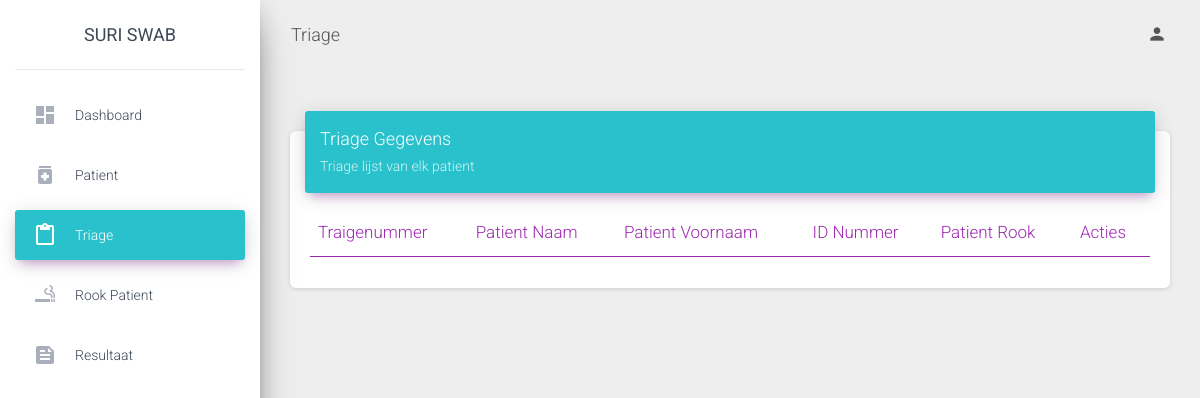
/laborant/view/triage.php (signed in), run on an earlier commit of the app's database.
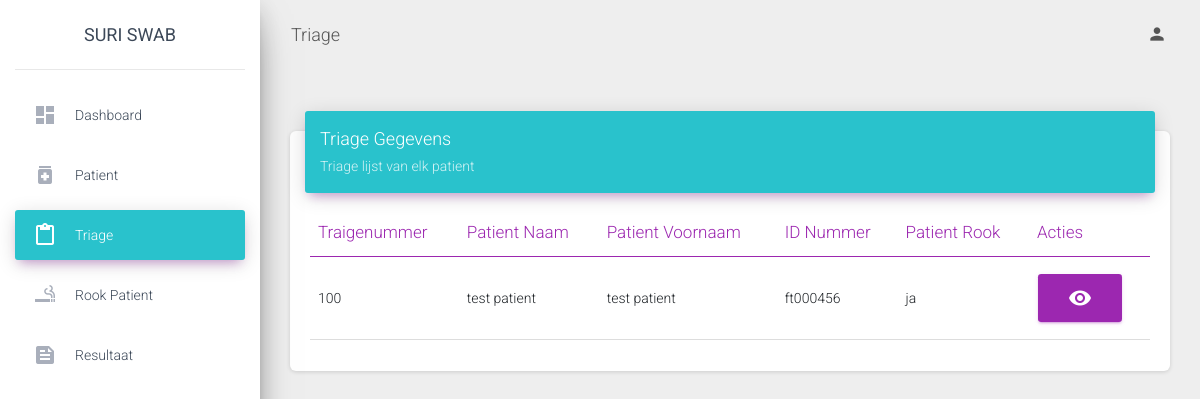
And on a later commit of the database.
### tables this page shows
CREATE TABLE `triage` (
  `triagenummer` int(11) NOT NULL,
  `id_patient` int(11) NOT NULL,
  `id_gebruikers` int(11) NOT NULL,
  `datum_traige` date NOT NULL,
  `ziekten` varchar(30) NOT NULL,
  `contact_naam` varchar(30) NOT NULL,
  `contact_datum` date NOT NULL,
  `contact_omschrijving` text NOT NULL,
  `contact` text NOT NULL,
  `bewezen` varchar(30) NOT NULL,
  `contact_ziek` varchar(30) NOT NULL,
  `roken` varchar(30) NOT NULL,
  `hoesten` varchar(30) NOT NULL,
  `kortademig` varchar(30) NOT NULL,
  `keelpijn` varchar(30) NOT NULL,
  `koorts` varchar(30) NOT NULL,
  `rillingen` varchar(30) NOT NULL,
  `hoofdpijn` varchar(30) NOT NULL,
  `spierpijn` varchar(30) NOT NULL,
  `misselijkheid` varchar(30) NOT NULL,
  `diarree` varchar(30) NOT NULL,
  `Vsmaak` varchar(30) NOT NULL,
  `Vreuk` varchar(30) NOT NULL,
  `Asymp` varchar(30) NOT NULL,
  `omschrijving` text NOT NULL,
  `Zindruk` varchar(30) NOT NULL,
  `Momschrijving` text NOT NULL,
  `swab` varchar(30) NOT NULL,
  `dhoesten` date NOT NULL,
  `dkortademigheid` date NOT NULL,
  `dkeelpijn` date NOT NULL,
  `dkoorts` date NOT NULL,
  `drillingen` date NOT NULL,
  `dhoofdpijn` date NOT NULL,
  `dspierpijn` date NOT NULL,
  `dmisselijkheid` date NOT NULL,
  `ddiarree` date NOT NULL,
  `dsmaak` date NOT NULL,
  `dreuk` date NOT NULL,
  `dsymptomen` date NOT NULL
);

CREATE TABLE `patient` (
  `id_patient` int(11) NOT NULL,
  `id_gebruikers` int(11) NOT NULL,
  `id_district` int(11) NOT NULL,
  `naam` varchar(30) NOT NULL,
  `voornaam` varchar(30) NOT NULL,
  `nationaliteit` varchar(30) NOT NULL,
  `id_nummer` varchar(30) NOT NULL,
  `geslacht` varchar(30) NOT NULL,
  `adres` varchar(30) NOT NULL,
  `geboortedatum` date NOT NULL,
  `datum` date NOT NULL,
  `beroep` varchar(30) NOT NULL,
  `huisarts` varchar(30) NOT NULL
);

### laborant/view/triage.php (shortened to what the changed rows need)
<?php
include '../../db/connection.php';
?>
<!DOCTYPE html>
<html lang="en">
<head>
  <link rel="stylesheet" href="https://maxcdn.bootstrapcdn.com/font-awesome/latest/css/font-awesome.min.css">
  <link href="https://cdn.jsdelivr.net/npm/bootstrap@5.0.1/dist/css/bootstrap.min.css" rel="stylesheet">
  <link href="../../assets/css/material-dashboard.css?v=2.1.2" rel="stylesheet" />
  <link href="../../assets/demo/demo.css" rel="stylesheet" />
 <link href="https://cdn.datatables.net/1.10.25/css/dataTables.bootstrap5.min.css" rel="stylesheet">
</head>
<body class="">
  <div class="wrapper ">
    <div class="main-panel">
  <div class="content">
    <div class="container-fluid">
          <div class="row">
            <div class="col-md-12">
              <div class="card">
                <div class="card-body">
                  <div class="table-responsive">
                    <table class="table" id="myTable">
                      <thead class=" text-primary">
                        <th>
                          Traigenummer
                        </th>
                        <th>
                          Patient Naam
                        </th>
                        <th>
                          Patient Voornaam
                        </th>
                        <th>
                          ID Nummer
                        </th>
                        <th>
                          Patient Rook
                        </th>
                        <th>
                          Acties
                        </th>
                      </thead>
                      <tbody>
                      <?php
                      $sql = "SELECT * FROM triage LEFT JOIN patient ON triage.id_patient = patient.id_patient WHERE patient.id_district = '".$_SESSION['district']."' AND triage.swab = 'ja'";
                      $result = $conn->query($sql);
                                    if ($result->num_rows > 0) {
                                        while ($row = $result->fetch_assoc()) {
                      ?>
                      <tr>
                                                <td><?php echo $row['triagenummer']; ?></td>
                                                <td><?php echo $row['naam']; ?></td>
                                                <td><?php echo $row['voornaam']; ?></td>
                                                <td><?php echo $row['id_nummer']; ?></td>
                                                <td><?php echo $row['roken']; ?></td>
                                                 <td>
                                                <a href="#view<?php echo $row['triagenummer']; ?>" data-toggle="modal" class="btn btn-primary material-icons">visibility</a>
                                                 </td>
                      </tr>
                                    <?php
                                        }
                                    } else {
                                      echo "";
                                    }
                                    ?>
                      </tbody>
                    </table>
                  </div>
                </div>
              </div>
            </div>
          </div>
        </div>
      </div>
</body>
</html>

What changed in the data, as far as the page shows it:
added triage: triagenummer "100", id_patient.naam "test patient", id_patient.voornaam "test patient", id_patient.id_nummer "ft000456", roken "ja"
